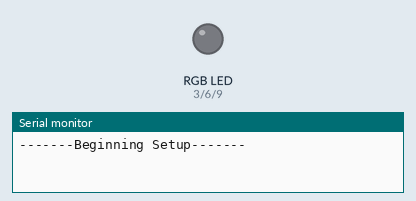
This sketch was run on a simulated Arduino Uno, built with avr-gcc and run on an emulated ATmega328P. On the bench: an RGB LED mixed from three pins (HIGH = lit), the last lines printed to the serial monitor. Random numbers use the default seed unless the sketch sets one.

Above: at 0.15 s.
At 5.34 s:
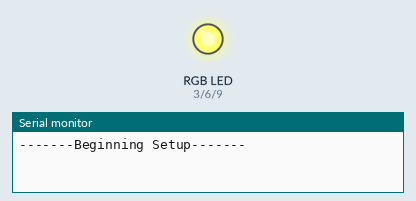
At 10.35 s:
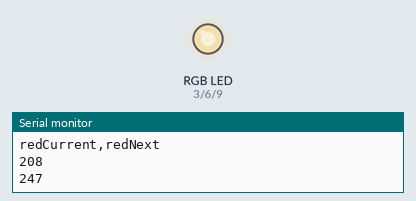
At 18.66 s:
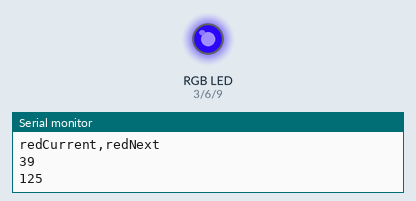
At 27.36 s:
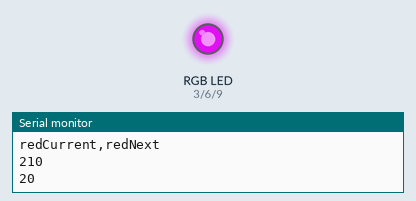
At 38.93 s:
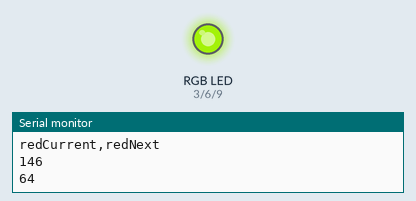
Timing chart, 0 to 40.0 s (numbered marks = the images above):
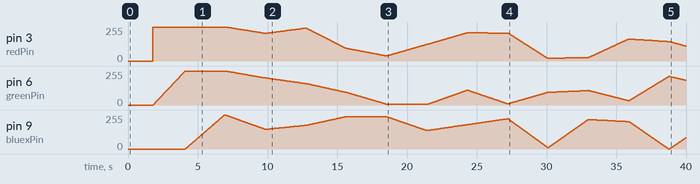

The sketch:

deepSeaNightlight.ino
```cpp
// ---Customize these paramters---
const int mins=15;
const int loopsPerMin=20;
const int stepsPerLoop=256;
// ---Stop customizing---

const int loops=mins*loopsPerMin;
const long delayTime = 60000/loopsPerMin/stepsPerLoop;
float stepFrac;

// These can be adjusted to fix drivers that don't dither well
int ledMaxLevel=255;
int ledMinLevel=0;

int redPin=3;
int greenPin=6;
int bluexPin=9;
const int shutoffPin = 2;

int redBound; int redCurrent; int redTmp; int redDiff; int redNext;
int greenBound; int greenCurrent; int greenTmp; int greenDiff; int greenNext;
int bluexBound; int bluexCurrent; int bluexTmp; int bluexDiff; int bluexNext;

void setup() {
	Serial.begin(9600);
	Serial.println("-------Beginning Setup-------");
	digitalWrite(shutoffPin,LOW);
	analogWrite(redPin,0);
	analogWrite(greenPin,0);
	analogWrite(bluexPin,0);
	// Fade up the red LED
	redBound = ledMaxLevel;
	for (int i = 0; i <= redBound; i++) {
	  analogWrite(redPin,i);
	  delay(7);
	  }
	redCurrent=redBound;
	// Fade up the green LED
	greenBound = ledMaxLevel;
for (int i = 0; i <= greenBound; i++) {
    analogWrite(greenPin,i);
    delay(9);
    }
	greenCurrent=greenBound;
	// Fade up the bluex LED
	bluexBound = ledMaxLevel;
for (int i = 0; i <= bluexBound; i++) {
    analogWrite(bluexPin,i);
    delay(11);
    }
	bluexCurrent=bluexBound;
	randomSeed(analogRead(0)); // Set the random number seed by reading noise from pin 0
	Serial.println("-------Setup complete-------");
	// Loop from full to off very slowly

  for (int i=1;i<=loops;i++) {
	  // Get a set of max values (decreases over time
	  bluexBound=255*((loops-((float)i/0.75))/loops); if(bluexBound<0) {bluexBound=0;}
	  greenBound=255*((loops-((float)i/0.85))/loops); if(greenBound<0) {greenBound=0;}
	  redBound=255*((loops-((float)i/1.00))/loops); if(redBound<0) {redBound=0;}

    bluexNext=random(bluexBound); bluexDiff=bluexNext-bluexCurrent;
    greenNext=random(greenBound); greenDiff=greenNext-greenCurrent;
    redNext=random(redBound); redDiff=redNext-redCurrent;

   Serial.println("bluexCurrent,bluexNext");
   Serial.println(bluexCurrent);
   Serial.println(bluexNext);

   Serial.println("greenCurrent,greenNext");
   Serial.println(greenCurrent);
   Serial.println(greenNext);

   Serial.println("redCurrent,redNext");
   Serial.println(redCurrent);
   Serial.println(redNext);

    for (int step=0;step<=stepsPerLoop;step++) {
      stepFrac=(float)step/stepsPerLoop;

      bluexTmp=bluexCurrent+(bluexDiff*stepFrac); analogWrite(bluexPin,bluexTmp);
      greenTmp=greenCurrent+(greenDiff*stepFrac); analogWrite(greenPin,greenTmp);
      redTmp=redCurrent+(redDiff*stepFrac); analogWrite(redPin,redTmp);

      delay(delayTime);
    }

    bluexCurrent=bluexNext;
    greenCurrent=greenNext;
    redCurrent=redNext;
  }
  shutDown();
}

void loop() {
}

void shutDown(){
  Serial.print("Shutting down. ");
  int runtimeResult=millis();
  digitalWrite(shutoffPin,HIGH);
  Serial.print("Runtime was: "); Serial.print(runtimeResult);
  digitalWrite(shutoffPin,LOW);
}
```
